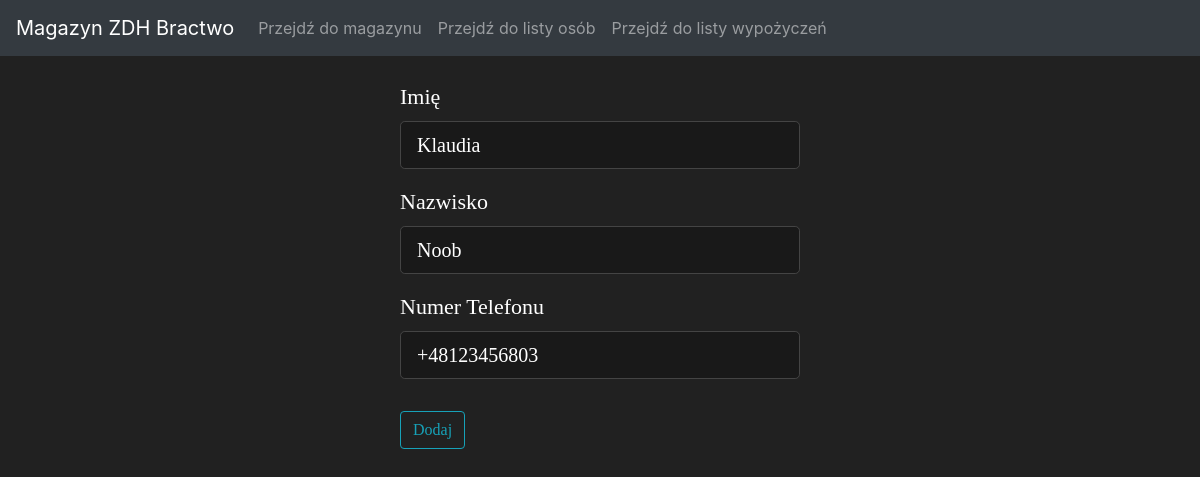
The app's page /persons/edit/1 with its own data.
### app.py (models this page shows, shortened)
class Person(db.Model):
    id = db.Column(db.Integer(), primary_key = True)
    name = db.Column(db.String(length=30), nullable = False)
    surname = db.Column(db.String(length=30), nullable = False)
    phone = db.Column(db.String(length=12), nullable = False, unique = True)

### app.py (the view)
@app.route('/persons/edit/<int:id>', methods=['POST', 'GET'])
def person_page_edit(id):
    person_to_update = Person.query.get_or_404(id)
    form = AddNewPersonForm()
    if request.method == 'POST' and form.validate_on_submit():
        person_to_update.name = form.name.data
        person_to_update.surname = form.surname.data
        person_to_update.phone = form.phone.data
        try:
            db.session.commit()
            flash("Dane osoby zostały zaktualizowane", 'success')
            return redirect(url_for('persons_page'))
        except:
            flash("Nie udało się zaktualizować osoby", 'danger')
    else:
        form.name.data = person_to_update.name
        form.surname.data = person_to_update.surname
        form.phone.data = person_to_update.phone
    return render_template(
        'edit_person.html',
        add_person_form=form,
        person_to_update=person_to_update
    )

### app.py
class AddNewPersonForm(FlaskForm):
    name = StringField('Imię', validators=[DataRequired(), Length(min=2, max=30)])
    surname = StringField('Nazwisko', validators=[DataRequired(), Length(min=2, max=30)])
    phone = StringField('Numer Telefonu', validators=[DataRequired(), Length(min=12, max=12)], default="+48")
    submit = SubmitField('Dodaj')

### templates/edit_person.html (shortened to what this page needs)
{% extends "template_main.html" %}
{% block content %}
<br>
<div class="form-wrapper" style="font-size: 22px; font-family: Calibri;">
    <div class="content-section">
        <form method = "POST" action="">
            <fieldset class ="form-group">
                <div class ="form-group">
                    {{ add_person_form.name.label(class="form-control-label") }}
                    {{ add_person_form.name(class="form-control form-control-lg") }}
                </div>
                <div class ="form-group">
                    {{ add_person_form.surname.label(class="form-control-label") }}
                    {{ add_person_form.surname(class="form-control form-control-lg") }}
                </div>
                <div class ="form-group">
                    {{ add_person_form.phone.label(class="form-control-label") }}
                    {{ add_person_form.phone(class="form-control form-control-lg") }}
            </fieldset>
            <div class="form-group">
                {{ add_person_form.submit(class="btn btn-outline-info") }}
            </div>
        </form>
    </div>
</div>
{% endblock content %}

### templates/edit_person.html (style rules this page uses)
.form-wrapper .form-control { background-color: #191919; color: #ffffff; border: 1px solid #444; }
.form-wrapper { width: 400px; margin: 0 auto; }

### templates/template_main.html (style rules this page uses)
body { background-color: #212121; color: white }

### records on screen
Person: name "Klaudia", surname "Noob", phone "+48123456803"

### other values on screen
{{ add_person_form.name.label(class="form-control-label") }} "Imię"
{{ add_person_form.surname.label(class="form-control-label") }} "Nazwisko"
{{ add_person_form.phone.label(class="form-control-label") }} "Numer Telefonu"
